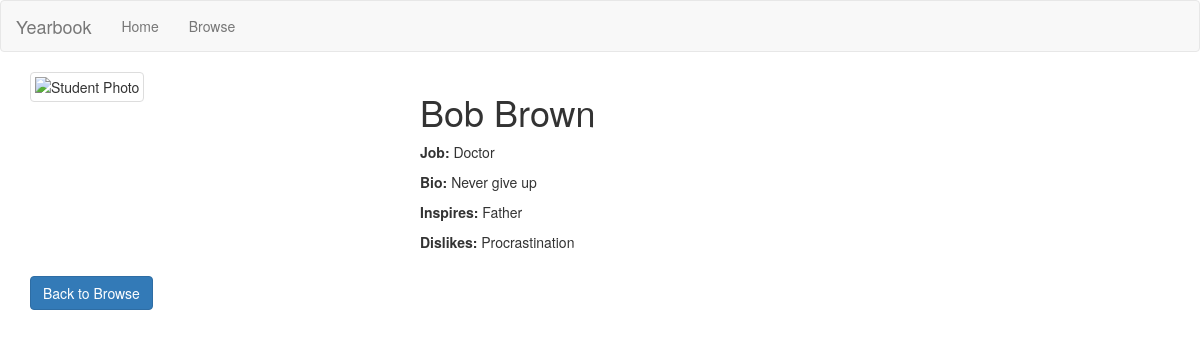
The app's page /student_page.php?id=4 with its own data.
### tables this page shows
CREATE TABLE `students_login` (
  `id` int(8) NOT NULL,
  `fn` varchar(16) NOT NULL,
  `ln` varchar(16) NOT NULL,
  `photo` varchar(64) DEFAULT NULL,
  `job` varchar(64) DEFAULT NULL,
  `words` varchar(256) DEFAULT NULL,
  `inspire` varchar(256) DEFAULT NULL,
  `dislike` varchar(256) DEFAULT NULL,
  `email` varchar(100) NOT NULL,
  `password` varchar(255) NOT NULL
);

### student_page.php (the view, shortened to what this page needs)
<?php
include_once 'crud.php';
if (isset($_GET['id'])) {
    $id = $_GET['id'];
    $query = $mySQLiconn->prepare("SELECT * FROM students_login WHERE id = ?");
    $query->bind_param("i", $id);
    $query->execute();
    $result = $query->get_result();
    $row = $result->fetch_assoc();
} else {
    echo "No student ID provided.";
    exit;
}
?>
<!DOCTYPE html>
<html>
<head>
    <link rel="stylesheet" href="https://maxcdn.bootstrapcdn.com/bootstrap/3.3.7/css/bootstrap.min.css">
    <link rel="stylesheet" href="./styles.css">
</head>
<body>
    <header>
        <nav class="navbar navbar-default">
            <div class="container-fluid">
                <div class="navbar-header">
                    <a class="navbar-brand" href="#">Yearbook</a>
                </div>
                <ul class="nav navbar-nav">
                    <li><a href="index.php">Home</a></li>
                    <li><a href="browse.php">Browse</a></li>
                </ul>
            </div>
        </nav>
    </header>
    <div class="container student-details">
        <div class="row">
            <div class="col-md-4">
                <?php if (!is_null($row['photo'])): ?>
                    <img src="./uploaded_files/<?php echo htmlspecialchars($row['photo']); ?>" class="img-responsive img-thumbnail" alt="Student Photo">
                <?php endif; ?>
            </div>
            <div class="col-md-8">
                <h1><?php echo htmlspecialchars($row['fn']).' '.htmlspecialchars($row['ln']); ?></h1>
                <p><strong>Job:</strong> <?php echo htmlspecialchars($row['job']); ?></p>
                <p><strong>Bio:</strong> <?php echo htmlspecialchars($row['words']); ?></p>
                <p><strong>Inspires:</strong> <?php echo htmlspecialchars($row['inspire']); ?></p>
                <p><strong>Dislikes:</strong> <?php echo htmlspecialchars($row['dislike']); ?></p>
            </div>
        </div>
        <a href="browse.php" class="btn btn-primary my-2">Back to Browse</a>
    </div>
</body>
</html>

### styles.css (style rules this page uses)
.student-details a { margin-top: 1em; }

### records on screen
students_login: fn "Bob", ln "Brown", job "Doctor", words "Never give up", inspire "Father", dislike "Procrastination"
